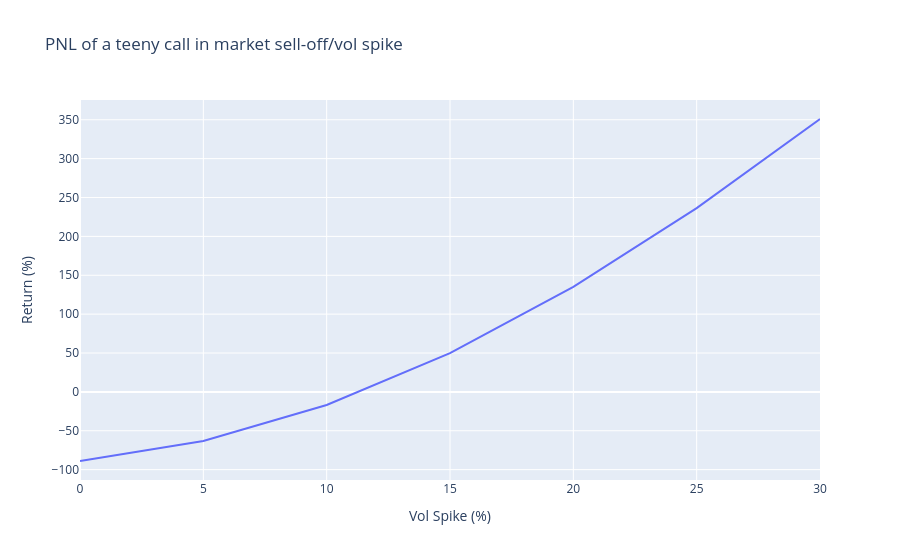

Notebook code for this chart:
### Code cell
# scenario: after 30 calendar days, market drops 10%
S_down = S * 0.9

new_prices = []
for up_vols in np.arange(0.0, 0.35, 0.05):
    price_down = bs_price(S_down, K, T-30/365, r, sigma+up_vols, option_type)
    new_prices.append({"up_vol": up_vols, "return(%)": 100*(price_down/price-1)})

df = pd.DataFrame(new_prices)

fig = go.Figure()
fig.add_trace(go.Scatter(x=df["up_vol"]*100, y=df["return(%)"], mode="lines"))
fig.update_layout(title="PNL of a teeny call in market sell-off/vol spike", xaxis_title="Vol Spike (%)", yaxis_title="Return (%)")
fig.show()

### Figure 1 — Plotly figure (JSON) as saved in the notebook; plotly's stock layout.template omitted (floating-point values rounded to 4 significant figures)
{"data": [{"mode": "lines", "type": "scatter", "x": [0.0, 5.0, 10.0, 15.0, 20.0, 25.0, 30.0], "y": [-88.89, -63.08, -16.89, 49.83, 135.1, 236.4, 351.0]}], "layout": {"title": {"text": "PNL of a teeny call in market sell-off/vol spike"}, "xaxis": {"title": {"text": "Vol Spike (%)"}}, "yaxis": {"title": {"text": "Return (%)"}}}}
